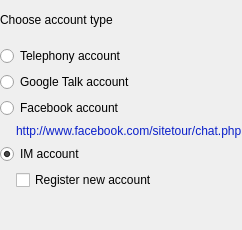
     <widget class="QWidget" name="pageAccType" >
      <layout class="QVBoxLayout" >
       <property name="leftMargin" >
        <number>0</number>
       </property>
       <property name="topMargin" >
        <number>0</number>
       </property>
       <property name="rightMargin" >
        <number>0</number>
       </property>
       <property name="bottomMargin" >
        <number>0</number>
       </property>
       <item>
        <widget class="QLabel" name="label" >
         <property name="sizePolicy" >
          <sizepolicy vsizetype="Fixed" hsizetype="Expanding" >
           <horstretch>0</horstretch>
           <verstretch>0</verstretch>
          </sizepolicy>
         </property>
         <property name="minimumSize" >
          <size>
           <width>0</width>
           <height>40</height>
          </size>
         </property>
         <property name="maximumSize" >
          <size>
           <width>16777215</width>
           <height>40</height>
          </size>
         </property>
         <property name="text" >
          <string>Choose account type</string>
         </property>
         <property name="_yate_wizardpage_title" stdset="0" >
          <bool>true</bool>
         </property>
        </widget>
       </item>
       <item>
        <widget class="QRadioButton" name="acc_type_telephony" >
         <property name="text" >
          <string>Telephony account</string>
         </property>
        </widget>
       </item>
       <item>
        <widget class="QRadioButton" name="acc_type_gtalk" >
         <property name="text" >
          <string>Google Talk account</string>
         </property>
        </widget>
       </item>
       <item>
        <widget class="QRadioButton" name="acc_type_facebook" >
         <property name="text" >
          <string>Facebook account</string>
         </property>
        </widget>
       </item>
       <item>
        <layout class="QHBoxLayout" >
         <property name="leftMargin" >
          <number>16</number>
         </property>
         <property name="topMargin" >
          <number>0</number>
         </property>
         <item>
          <widget class="QLabel" name="label_18" >
           <property name="sizePolicy" >
            <sizepolicy vsizetype="Preferred" hsizetype="Expanding" >
             <horstretch>0</horstretch>
             <verstretch>0</verstretch>
            </sizepolicy>
           </property>
           <property name="text" >
            <string>&lt;html>&lt;head>&lt;meta name="qrichtext" content="1" />&lt;style type="text/css">
p, li { white-space: pre-wrap; }
&lt;/style>&lt;/head>&lt;body style=" ">
&lt;p style=" margin-top:0px; margin-bottom:0px; margin-left:0px; margin-right:0px; -qt-block-indent:0; text-indent:0px;">&lt;a href="http://www.facebook.com/sitetour/chat.php">&lt;span style=" color:#0a1fca; text-decoration:none;">http://www.facebook.com/sitetour/chat.php&lt;/span>&lt;/a>&lt;/p>&lt;/body>&lt;/html></string>
           </property>
           <property name="openExternalLinks" >
            <bool>true</bool>
           </property>
          </widget>
         </item>
        </layout>
       </item>
       <item>
        <widget class="QRadioButton" name="acc_type_im" >
         <property name="text" >
          <string>IM account</string>
         </property>
         <property name="checked" >
          <bool>true</bool>
         </property>
         <property name="_yate_identity" stdset="0" >
          <string>active:acc_register</string>
         </property>
        </widget>
       </item>
       <item>
        <layout class="QHBoxLayout" >
         <property name="leftMargin" >
          <number>16</number>
         </property>
         <item>
          <widget class="QCheckBox" name="acc_register" >
           <property name="text" >
            <string>Register new account</string>
           </property>
          </widget>
         </item>
        </layout>
       </item>
       <item>
        <spacer>
         <property name="orientation" >
          <enum>Qt::Vertical</enum>
         </property>
         <property name="sizeHint" >
          <size>
           <width>20</width>
           <height>40</height>
          </size>
         </property>
        </spacer>
       </item>
      </layout>
     </widget>
